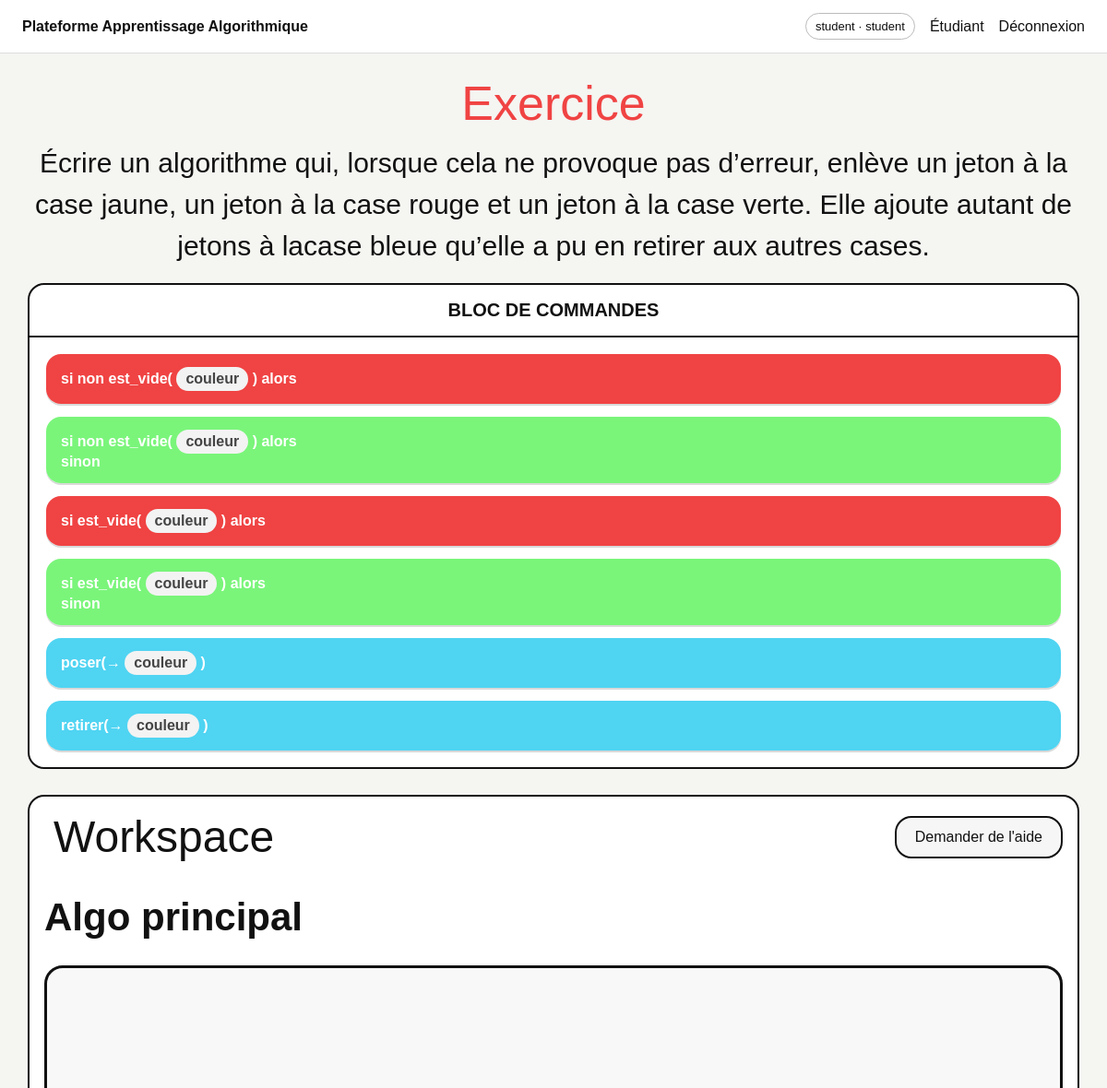
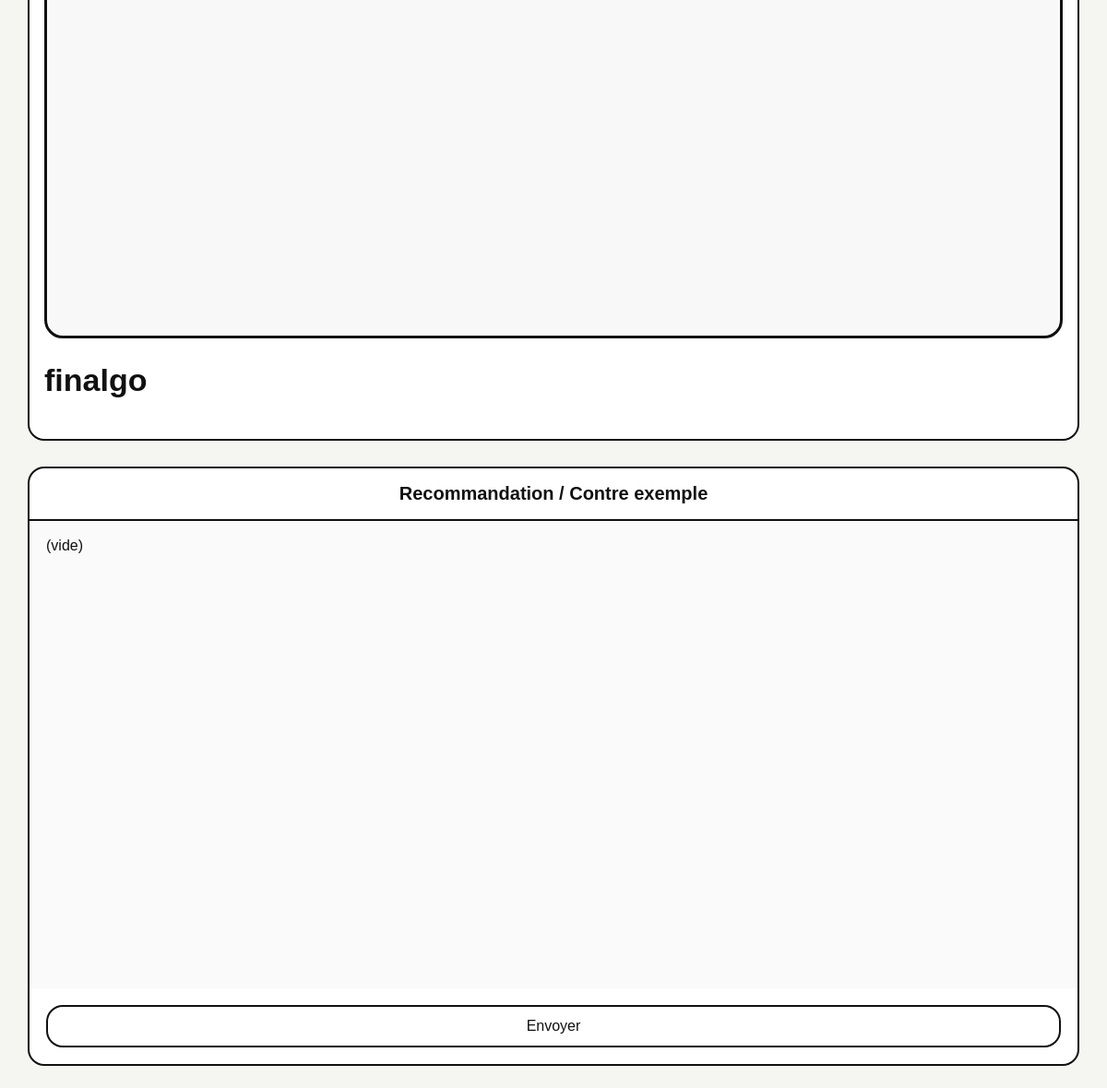
/student/exercise/17 (signed in), run on the app's committed database (2 pictures, top to bottom).
### tables this page shows
CREATE TABLE exercises (
        id INTEGER PRIMARY KEY AUTOINCREMENT,
        title TEXT NOT NULL,
        description TEXT NOT NULL,
        init_b INTEGER NOT NULL,
        init_j INTEGER NOT NULL,
        init_r INTEGER NOT NULL,
        init_v INTEGER NOT NULL,
        goal_condition TEXT NOT NULL,
        max_steps INTEGER NOT NULL DEFAULT 30,
        problem_json TEXT NOT NULL,
        is_published INTEGER NOT NULL DEFAULT 0,
        session_code TEXT,
        created_by INTEGER,
        created_at DATETIME DEFAULT CURRENT_TIMESTAMP
    );

### app.py (the view)
@app.route('/student/exercise/<int:exercise_id>')
@login_required('student')
def student_exercise(exercise_id):
    ex, _ = get_exercise(exercise_id)
    if not ex or not ex['is_published']:
        return redirect(url_for('student_dashboard'))
    problem = json.loads(ex['problem_json'])
    return render_template('student_exercise.html', exercise=ex, problem=problem)

### app.py (called while the page is built)
def get_db():
    if 'db' not in g:
        g.db = sqlite3.connect(DB_PATH)
        g.db.row_factory = sqlite3.Row
    return g.db

def login_required(role=None):
    def deco(fn):
        @wraps(fn)
        def wrapper(*args, **kwargs):
            if 'user_id' not in session:
                return redirect(url_for('login'))
            if role and session.get('role') != role:
                return redirect(url_for('index'))
            return fn(*args, **kwargs)
        return wrapper
    return deco

def get_exercise(exercise_id: int):
    db = get_db()
    ex = db.execute('SELECT * FROM exercises WHERE id=?', (exercise_id,)).fetchone()
    rules = db.execute('SELECT * FROM exercise_rules WHERE exercise_id=? ORDER BY position,id', (exercise_id,)).fetchall()
    return ex, rules

### templates/student_exercise.html (shortened to what this page needs)
{% extends 'base.html' %}
{% block content %}
<div class="student-title-area">
  <div class="student-ex-title">{{ exercise.title }}</div>
  <div class="student-ex-desc">{{ exercise.description }}</div>
</div>
<div class="student-layout">
  <aside class="blocks-panel">
    <div class="panel-header">BLOC DE COMMANDES</div>
    <div id="palette">
      <div class="palette-block block-if" draggable="true" data-type="if_not_empty">si non est_vide( <span class="slot">couleur</span> ) alors</div>
      <div class="palette-block block-if-else" draggable="true" data-type="if_not_empty_else">si non est_vide( <span class="slot">couleur</span> ) alors<br>sinon</div>
      <div class="palette-block block-if" draggable="true" data-type="if_empty">si est_vide( <span class="slot">couleur</span> ) alors</div>
      <div class="palette-block block-if-else" draggable="true" data-type="if_empty_else">si est_vide( <span class="slot">couleur</span> ) alors<br>sinon</div>
      <div class="palette-block block-action" draggable="true" data-type="poser">poser(→ <span class="slot">couleur</span> )</div>
      <div class="palette-block block-action" draggable="true" data-type="retirer">retirer(→ <span class="slot">couleur</span> )</div>
    </div>
  </aside>
  <section class="workspace-panel">
    <div class="workspace-head">
      <div class="workspace-label">Workspace</div>
      <div class="workspace-actions">
        <button class="secondary-btn" id="helpBtn">Demander de l'aide</button>
      </div>
    </div>
    <div class="algo-root">Algo principal</div>
    <div id="workspace" class="workspace-dropzone"
      style="min-height: 500px; border: 3px solid #111; border-radius: 20px; padding: 16px; background: #f8f8f8;"></div>
    <div class="algo-footer">finalgo</div>
  </section>
  <aside class="feedback-panel">
    <div class="panel-header">Recommandation / Contre exemple</div>
    <div id="feedbackText" class="preview-area small">(vide)</div>
    <button class="primary-btn feedback-send" id="submitBtn">Envoyer</button>
  </aside>
</div>
{% endblock %}

### static/css/style.css (style rules this page uses)
:root { --bg: #f5f5f2; --panel: #ffffff; --border: #111; --muted: #666; --green: #68d05f; --green-dark: #46ad3c; --red: #f56a69; }
* { box-sizing: border-box }
body { margin: 0; font-family: Arial, Helvetica, sans-serif; background: var(--bg); color: #111 }
input, textarea, select, button { font: inherit }
.primary-btn, .secondary-btn { display: inline-flex; align-items: center; justify-content: center; padding: 12px 20px; border: 2px solid #111; border-radius: 18px; text-decoration: none; cursor: pointer; background: #fff; color: #111 }
.primary-btn { background: #fff }
.secondary-btn { background: #f6f6f6 }
.left-list-panel, .stats-panel, .students-panel, .create-main, .preview-panel, .blocks-panel, .workspace-panel, .feedback-panel, .init-box, .rule-card { background: #fff }
.preview-area { flex: 1; margin: 0; padding: 18px; white-space: pre-wrap; background: #fafafa; border: none; min-height: 600px }
.preview-area.small { min-height: 420px }
.student-title-area { text-align: center; margin-bottom: 18px }
.student-ex-title { font-size: 52px; color: #f04343; }
.student-ex-desc { font-size: 30px; margin-top: 12px; line-height: 1.5; color: #111; }
.student-layout { display: grid; grid-template-columns: 300px 1fr 310px; gap: 28px; align-items: start }
.blocks-panel, .workspace-panel, .feedback-panel { border: 2px solid #111; border-radius: 18px; padding: 0; overflow: hidden }
.panel-header { padding: 16px; font-size: 20px; text-align: center; border-bottom: 2px solid #111; font-weight: 700 }
#palette { padding: 18px; display: flex; flex-direction: column; gap: 14px }
.palette-block, .workspace-block { border-radius: 16px; padding: 14px 16px; color: #fff; font-weight: 700; cursor: grab; box-shadow: 0 2px 0 rgba(0, 0, 0, .15) }
.block-if { background: linear-gradient(180deg, #f04343, #f04343); }
.block-if-else { background: linear-gradient(180deg, #7af57aff, #7af57aff); }
.block-action { background: linear-gradient(180deg, #4fd4f2, #4fd4f2); }
.slot { display: inline-block; min-width: 70px; padding: 4px 10px; background: #f3f3f3; color: #444; border-radius: 999px }
.workspace-panel { padding: 16px; min-height: 650px }
.workspace-head { display: flex; justify-content: space-between; align-items: center }
.workspace-label { font-size: 48px; margin-left: 10px }
.algo-root, .algo-footer { display: inline-block; background: transparent; color: #111; padding: 18px 0; font-size: 42px; margin: 18px 0 10px 0; font-weight: 700; }
.algo-footer { font-size: 34px; margin-top: 8px }
.workspace-dropzone { min-height: 420px; border: 3px solid #111; border-radius: 20px; padding: 16px; background: #f8f8f8 }
.feedback-panel { min-height: 650px; display: flex; flex-direction: column }
.feedback-send { margin: 18px }
@media (max-width: 1200px) { .teacher-create-layout, .student-layout, .session-layout { grid-template-columns: 1fr } }

### data on the page
exercises: title "Exercice", description "Écrire un algorithme qui, lorsque cela ne provoque pas d’erreur, enlève un jeton à la case jaune, un jeton à la case rouge et un jeton à la case verte. Elle ajoute autant de jetons à lacase bleue qu’elle a pu en retirer aux autres cases."

### other printed values
{{ session.get('username') }} "student"
{{ session.get('role') }} "student"
